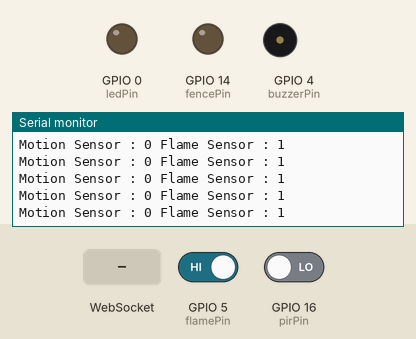
Bench run of a sketch on a simulated ESP8266 (NodeMCU). Shown: output pins drawn as LEDs (lit = HIGH), buzzer (waves = sounding, pin HIGH), the last lines printed to the serial monitor. The test bench sets the inputs (shaded band); at power-on: GPIO 5 (flamePin) HIGH, GPIO 16 (pirPin) LOW. WiFi joins after 1.5 s; servers stay silent unless stated.

Above: at 3.2 s.
3.3 s: GPIO 5 (flamePin) driven LOW
At 4.0 s:
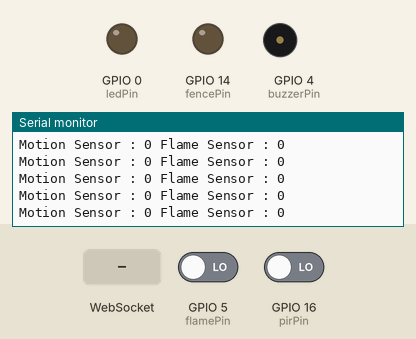
6.3 s: GPIO 16 (pirPin) driven HIGH
At 6.9 s:
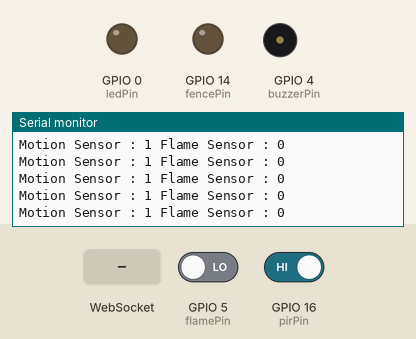
9.3 s: WebSocket text "wildlife" received
10.8 s: WebSocket text "fire" received
13.8 s: WebSocket text "no-wildlife" received
16.8 s: GPIO 5 (flamePin) driven HIGH
At 17.7 s:
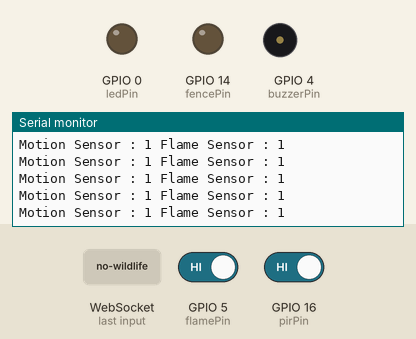

The sketch:

Forest_safety_script.ino
```cpp
#include <ArduinoJson.h>
#include <ESP8266WiFi.h>
#include <WebSocketsClient.h>

const char* ssid = "Iot test network";    // Replace with your WiFi network name
const char* password = "test@123";   // Replace with your WiFi network password
const char* webSocketServer = "192.168.1.6";   // Replace with your WebSocket server address

int webSocketPort = 8080;   // Replace with your WebSocket server port

WiFiClient wifiClient;
WebSocketsClient webSocketClient;

const int pirPin = 16;
const int flamePin = 5;
const int buzzerPin = 4;
const int ledPin = 0;
const int fencePin = 14;

boolean motionFlag = false;
boolean flameFlag = false;

void setup() {
  Serial.begin(9600);
  WiFi.begin(ssid, password);
  while (WiFi.status() != WL_CONNECTED) {
    Serial.println("Connecting to WiFi...");
    delay(1000);
  }
  Serial.println("Connected to WiFi");

  pinMode(flamePin,INPUT);
  pinMode(pirPin,INPUT);
  pinMode(buzzerPin,OUTPUT);
  pinMode(ledPin,OUTPUT);
  pinMode(fencePin,OUTPUT);

  webSocketClient.begin(webSocketServer, webSocketPort, "/");
  webSocketClient.onEvent(webSocketEvent);
}

void loop() {
  const int motionSensorValue = digitalRead(pirPin);
  const int flameSensorValue = digitalRead(flamePin);
  Serial.println("Motion Sensor : " + String(motionSensorValue) + " Flame Sensor : " + String(flameSensorValue));

  if(flameSensorValue == 0)
  {
    if(!flameFlag)
    {
      flameFlag = true;
      StaticJsonDocument<200> jsonMessage;
      jsonMessage.clear();
      jsonMessage["from"] = "device";
      String message;
      jsonMessage["sensor"] = "fire";
      jsonMessage["value"] = true;
      serializeJson(jsonMessage,message);
      webSocketClient.sendTXT(message);
      Serial.println("Fire Detected");
    }
  }
  else
  {
    if(flameFlag)
    {
      flameFlag = false;
      StaticJsonDocument<200> jsonMessage;
      jsonMessage.clear();
      jsonMessage["from"] = "device";
      String message;
      jsonMessage["sensor"] = "fire";
      jsonMessage["value"] = false;
      serializeJson(jsonMessage,message);
      webSocketClient.sendTXT(message);
      Serial.println("Fire Not Detected");
      Serial.println("Fire Not Detected");
    }
  }
  if(motionSensorValue == 1)
  {
    if(!motionFlag)
    {
      motionFlag = true;
      StaticJsonDocument<200> jsonMessage;
      jsonMessage.clear();
      jsonMessage["from"] = "device";
      String message;
      jsonMessage["sensor"] = "motion";
      jsonMessage["value"] = true;
      serializeJson(jsonMessage,message);
      webSocketClient.sendTXT(message);
      Serial.println("Motion Detected");
    }
  }
  else
  {
    if(motionFlag)
    {
      motionFlag = false;
      StaticJsonDocument<200> jsonMessage;
      jsonMessage.clear();
      jsonMessage["from"] = "device";
      String message;
      jsonMessage["sensor"] = "motion";
      jsonMessage["value"] = false;
      serializeJson(jsonMessage,message);
      webSocketClient.sendTXT(message);
      Serial.println("Motion Not Detected");
    }
  }
  webSocketClient.loop();
}

void webSocketEvent(WStype_t eventType, uint8_t * payload, size_t length) {
  switch (eventType) {
    case WStype_DISCONNECTED:
      Serial.println("WebSocket disconnected");
      break;
    case WStype_CONNECTED:
      Serial.println("websocket connected");
      break;
    case WStype_TEXT:
      String msg = String((char *) payload);
      Serial.println("Received message: ");
      Serial.print(msg);

      StaticJsonDocument<1024> doc;
      DeserializationError error = deserializeJson(doc, msg);

      if (error)
      {
        Serial.print("Failed to deserialize JSON: ");
        Serial.println(error.c_str());
        return;
      }

      if (doc.containsKey("type"))
      {
        String type = doc["type"];
        Serial.print("Type : ");
          Serial.println(type);
        if(type == "wildlife")
        {
          handleMotionMessage(doc);
        }
        else if(type == "fire")
        {
          handleFireMessage(doc);
        }
        else if(type == "no-wildlife")
        {
          handleNoWildlifeMessage(doc);
        }
        else if(type == "no-fire")
        {
          handleNoFireMessage(doc);
        }
      }
      break;
  }
}


void handleNoWildlifeMessage(StaticJsonDocument<1024> msg)
{
  digitalWrite(fencePin,LOW);
  digitalWrite(ledPin,LOW);
}

void handleMotionMessage(StaticJsonDocument<1024> msg)
{
  digitalWrite(ledPin,HIGH);
  digitalWrite(fencePin,HIGH);
}

void handleFireMessage(StaticJsonDocument<1024> msg)
{
  digitalWrite(buzzerPin,HIGH);
  digitalWrite(ledPin,HIGH);
}

void handleNoFireMessage(StaticJsonDocument<1024> msg)
{
  digitalWrite(buzzerPin,LOW);
  digitalWrite(ledPin,LOW);
}
```

Measured:
- after the input at 3.3 s, the serial monitor: prints a new line at once (image 1)
- after the input at 6.3 s, the serial monitor: prints a new line at once (image 2)
- after the input at 16.8 s, the serial monitor: prints a new line at once (image 3)
